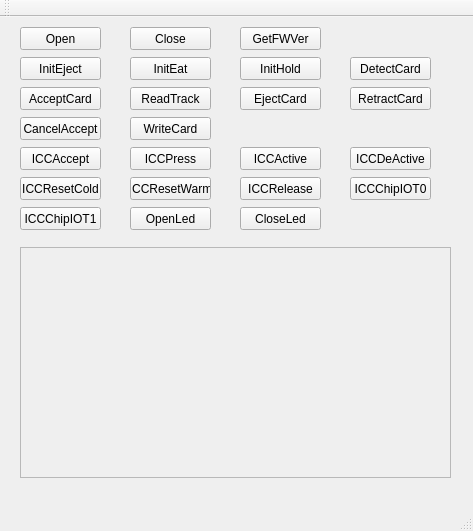
<?xml version="1.0" encoding="UTF-8"?>
<ui version="4.0">
 <class>MainWindow</class>
 <widget class="QMainWindow" name="MainWindow">
  <property name="enabled">
   <bool>true</bool>
  </property>
  <property name="geometry">
   <rect>
    <x>0</x>
    <y>0</y>
    <width>473</width>
    <height>531</height>
   </rect>
  </property>
  <property name="windowTitle">
   <string>MainWindow</string>
  </property>
  <widget class="QWidget" name="centralWidget">
   <widget class="QPushButton" name="BUTTON_INITEJECT">
    <property name="geometry">
     <rect>
      <x>20</x>
      <y>40</y>
      <width>81</width>
      <height>23</height>
     </rect>
    </property>
    <property name="text">
     <string>InitEject</string>
    </property>
   </widget>
   <widget class="QPushButton" name="BUTTON_INITEAT">
    <property name="geometry">
     <rect>
      <x>130</x>
      <y>40</y>
      <width>81</width>
      <height>23</height>
     </rect>
    </property>
    <property name="text">
     <string>InitEat</string>
    </property>
   </widget>
   <widget class="QPushButton" name="BUTTON_INITHOLD">
    <property name="geometry">
     <rect>
      <x>240</x>
      <y>40</y>
      <width>81</width>
      <height>23</height>
     </rect>
    </property>
    <property name="text">
     <string>InitHold</string>
    </property>
   </widget>
   <widget class="QPushButton" name="BUTTON_DETECTCARD">
    <property name="geometry">
     <rect>
      <x>350</x>
      <y>40</y>
      <width>81</width>
      <height>23</height>
     </rect>
    </property>
    <property name="text">
     <string>DetectCard</string>
    </property>
   </widget>
   <widget class="QPushButton" name="BUTTON_RETRACTCARD">
    <property name="geometry">
     <rect>
      <x>350</x>
      <y>70</y>
      <width>81</width>
      <height>23</height>
     </rect>
    </property>
    <property name="text">
     <string>RetractCard</string>
    </property>
   </widget>
   <widget class="QPushButton" name="BUTTON_EJECTCARD">
    <property name="geometry">
     <rect>
      <x>240</x>
      <y>70</y>
      <width>81</width>
      <height>23</height>
     </rect>
    </property>
    <property name="text">
     <string>EjectCard</string>
    </property>
   </widget>
   <widget class="QPushButton" name="BUTTON_ACCEPTCARD">
    <property name="geometry">
     <rect>
      <x>20</x>
      <y>70</y>
      <width>81</width>
      <height>23</height>
     </rect>
    </property>
    <property name="text">
     <string>AcceptCard</string>
    </property>
   </widget>
   <widget class="QPushButton" name="BUTTON_READTRACK">
    <property name="geometry">
     <rect>
      <x>130</x>
      <y>70</y>
      <width>81</width>
      <height>23</height>
     </rect>
    </property>
    <property name="text">
     <string>ReadTrack</string>
    </property>
   </widget>
   <widget class="QPushButton" name="BUTTON_CANCELACCEPT">
    <property name="geometry">
     <rect>
      <x>20</x>
      <y>100</y>
      <width>81</width>
      <height>23</height>
     </rect>
    </property>
    <property name="text">
     <string>CancelAccept</string>
    </property>
   </widget>
   <widget class="QPushButton" name="BUTTON_WRITECARD">
    <property name="geometry">
     <rect>
      <x>130</x>
      <y>100</y>
      <width>81</width>
      <height>23</height>
     </rect>
    </property>
    <property name="text">
     <string>WriteCard</string>
    </property>
   </widget>
   <widget class="QPushButton" name="BUTTON_ICCDEACTIVE">
    <property name="geometry">
     <rect>
      <x>350</x>
      <y>130</y>
      <width>81</width>
      <height>23</height>
     </rect>
    </property>
    <property name="text">
     <string>ICCDeActive</string>
    </property>
   </widget>
   <widget class="QPushButton" name="BUTTON_ICCPRESS">
    <property name="geometry">
     <rect>
      <x>130</x>
      <y>130</y>
      <width>81</width>
      <height>23</height>
     </rect>
    </property>
    <property name="text">
     <string>ICCPress</string>
    </property>
   </widget>
   <widget class="QPushButton" name="BUTTON_ICCACCEPT">
    <property name="geometry">
     <rect>
      <x>20</x>
      <y>130</y>
      <width>81</width>
      <height>23</height>
     </rect>
    </property>
    <property name="text">
     <string>ICCAccept</string>
    </property>
   </widget>
   <widget class="QPushButton" name="BUTTON_ICCACTIVE">
    <property name="geometry">
     <rect>
      <x>240</x>
      <y>130</y>
      <width>81</width>
      <height>23</height>
     </rect>
    </property>
    <property name="text">
     <string>ICCActive</string>
    </property>
   </widget>
   <widget class="QPushButton" name="BUTTON_ICCRELEASE">
    <property name="geometry">
     <rect>
      <x>240</x>
      <y>160</y>
      <width>81</width>
      <height>23</height>
     </rect>
    </property>
    <property name="text">
     <string>ICCRelease</string>
    </property>
   </widget>
   <widget class="QPushButton" name="BUTTON_ICCRESETWARM">
    <property name="geometry">
     <rect>
      <x>130</x>
      <y>160</y>
      <width>81</width>
      <height>23</height>
     </rect>
    </property>
    <property name="text">
     <string>ICCResetWarm</string>
    </property>
   </widget>
   <widget class="QPushButton" name="BUTTON_ICCCHIPIOT0">
    <property name="geometry">
     <rect>
      <x>350</x>
      <y>160</y>
      <width>81</width>
      <height>23</height>
     </rect>
    </property>
    <property name="text">
     <string>ICCChipIOT0</string>
    </property>
   </widget>
   <widget class="QPushButton" name="BUTTON_ICCRESETCOLD">
    <property name="geometry">
     <rect>
      <x>20</x>
      <y>160</y>
      <width>81</width>
      <height>23</height>
     </rect>
    </property>
    <property name="text">
     <string>ICCResetCold</string>
    </property>
   </widget>
   <widget class="QPushButton" name="BUTTON_ICCCHIPIOT1">
    <property name="geometry">
     <rect>
      <x>20</x>
      <y>190</y>
      <width>81</width>
      <height>23</height>
     </rect>
    </property>
    <property name="text">
     <string>ICCChipIOT1</string>
    </property>
   </widget>
   <widget class="QPushButton" name="BUTTON_GETFWVERSION">
    <property name="geometry">
     <rect>
      <x>240</x>
      <y>10</y>
      <width>81</width>
      <height>23</height>
     </rect>
    </property>
    <property name="text">
     <string>GetFWVer</string>
    </property>
   </widget>
   <widget class="QPushButton" name="BUTTON_OPEN">
    <property name="geometry">
     <rect>
      <x>20</x>
      <y>10</y>
      <width>81</width>
      <height>23</height>
     </rect>
    </property>
    <property name="text">
     <string>Open</string>
    </property>
   </widget>
   <widget class="QPushButton" name="BUTTON_CLOSE">
    <property name="geometry">
     <rect>
      <x>130</x>
      <y>10</y>
      <width>81</width>
      <height>23</height>
     </rect>
    </property>
    <property name="text">
     <string>Close</string>
    </property>
   </widget>
   <widget class="QPlainTextEdit" name="IDC_EDIT_LOG">
    <property name="enabled">
     <bool>false</bool>
    </property>
    <property name="geometry">
     <rect>
      <x>20</x>
      <y>230</y>
      <width>431</width>
      <height>231</height>
     </rect>
    </property>
    <property name="font">
     <font>
      <pointsize>10</pointsize>
     </font>
    </property>
    <property name="readOnly">
     <bool>true</bool>
    </property>
   </widget>
   <widget class="QPushButton" name="BUTTON_OPENLED">
    <property name="geometry">
     <rect>
      <x>130</x>
      <y>190</y>
      <width>81</width>
      <height>23</height>
     </rect>
    </property>
    <property name="text">
     <string>OpenLed</string>
    </property>
   </widget>
   <widget class="QPushButton" name="BUTTON_CLOSELED">
    <property name="geometry">
     <rect>
      <x>240</x>
      <y>190</y>
      <width>81</width>
      <height>23</height>
     </rect>
    </property>
    <property name="text">
     <string>CloseLed</string>
    </property>
   </widget>
  </widget>
  <widget class="QMenuBar" name="menuBar">
   <property name="geometry">
    <rect>
     <x>0</x>
     <y>0</y>
     <width>473</width>
     <height>23</height>
    </rect>
   </property>
  </widget>
  <widget class="QToolBar" name="mainToolBar">
   <attribute name="toolBarArea">
    <enum>TopToolBarArea</enum>
   </attribute>
   <attribute name="toolBarBreak">
    <bool>false</bool>
   </attribute>
  </widget>
  <widget class="QStatusBar" name="statusBar"/>
 </widget>
 <layoutdefault spacing="6" margin="11"/>
 <resources/>
 <connections/>
</ui>
